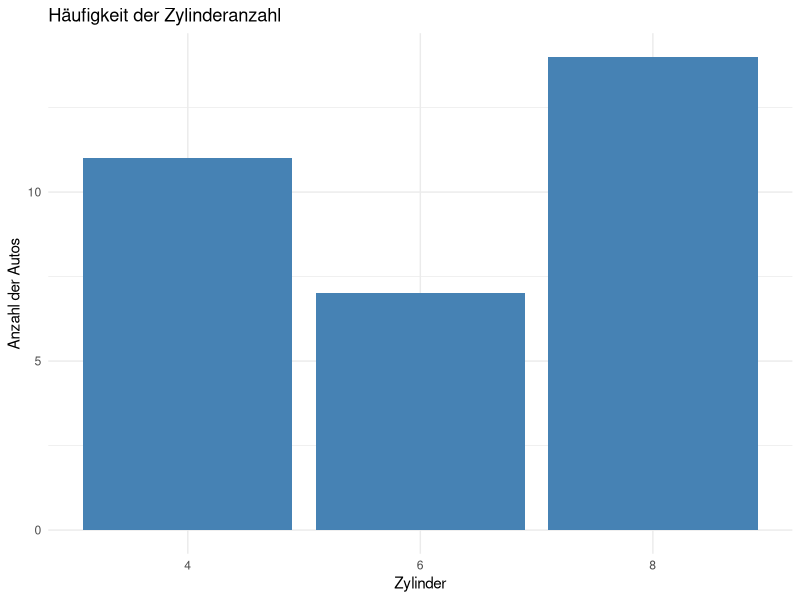
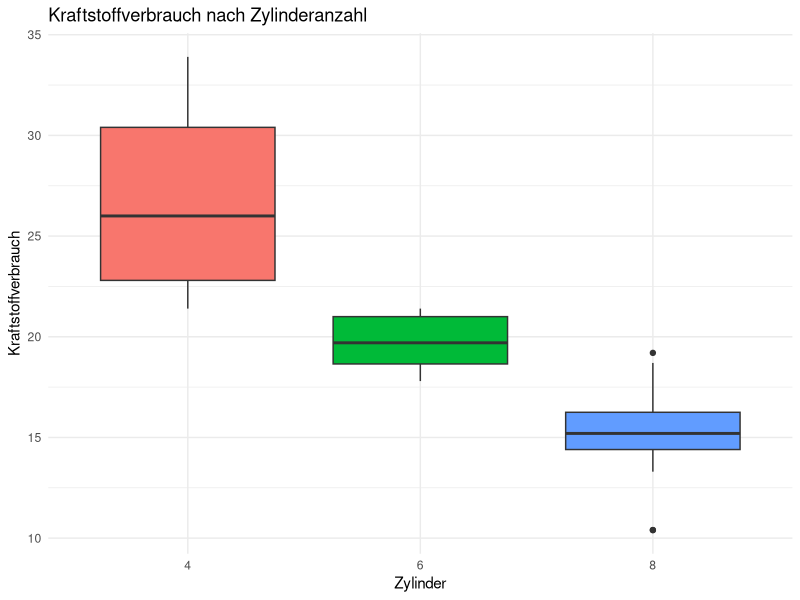
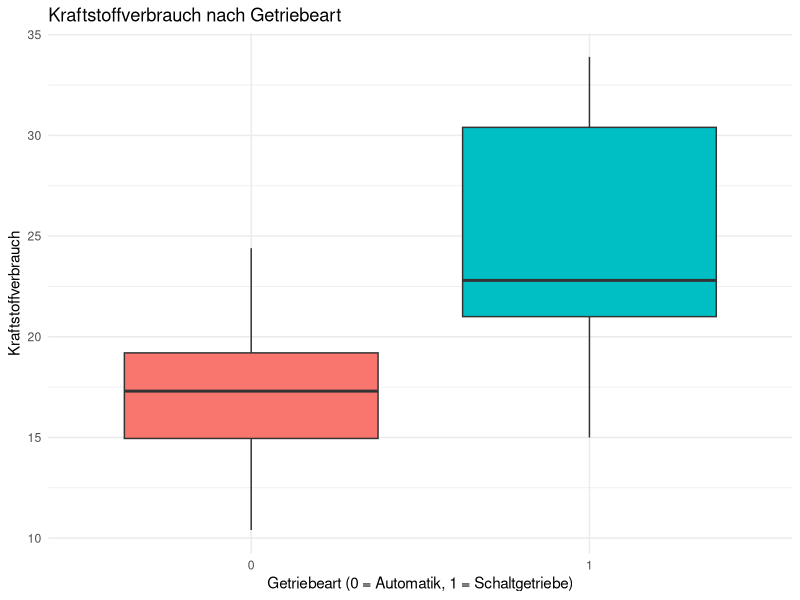
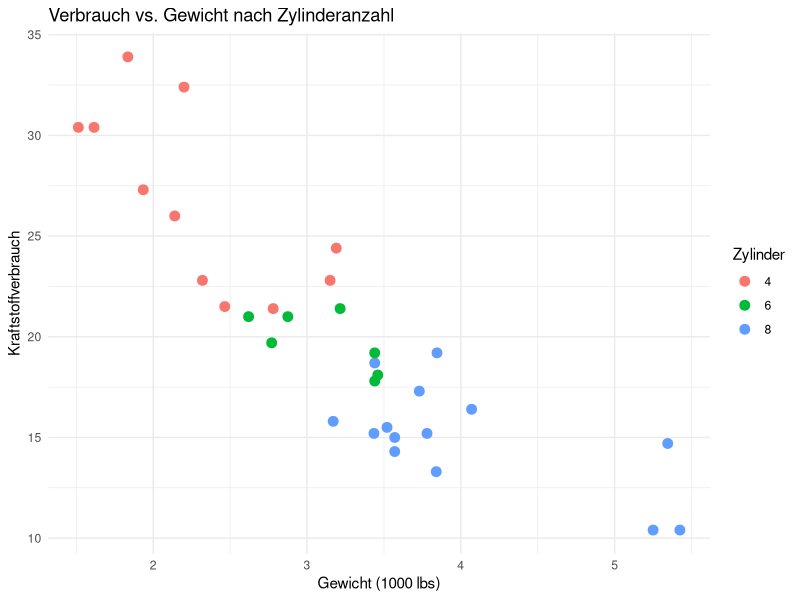
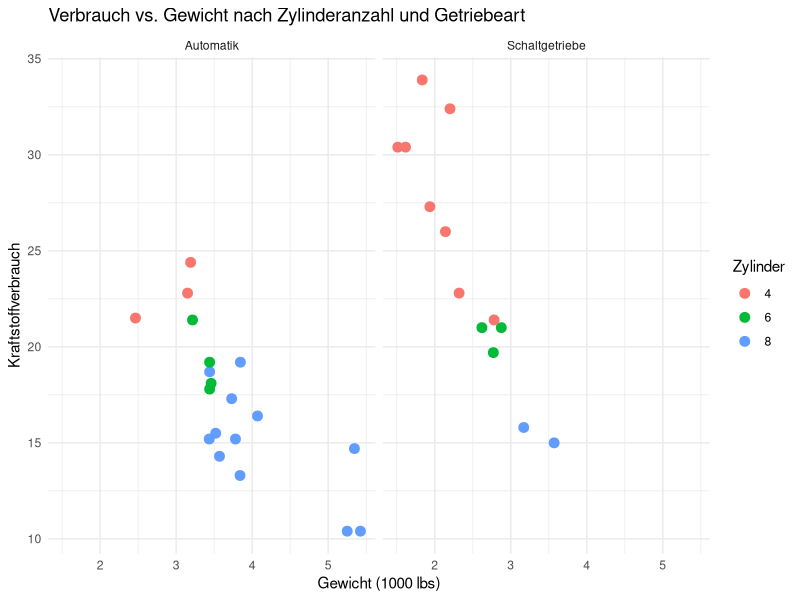
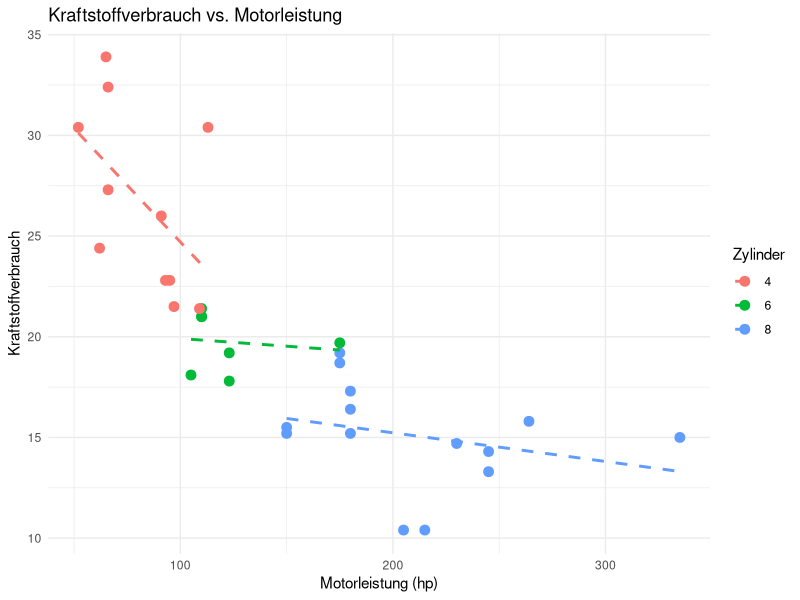
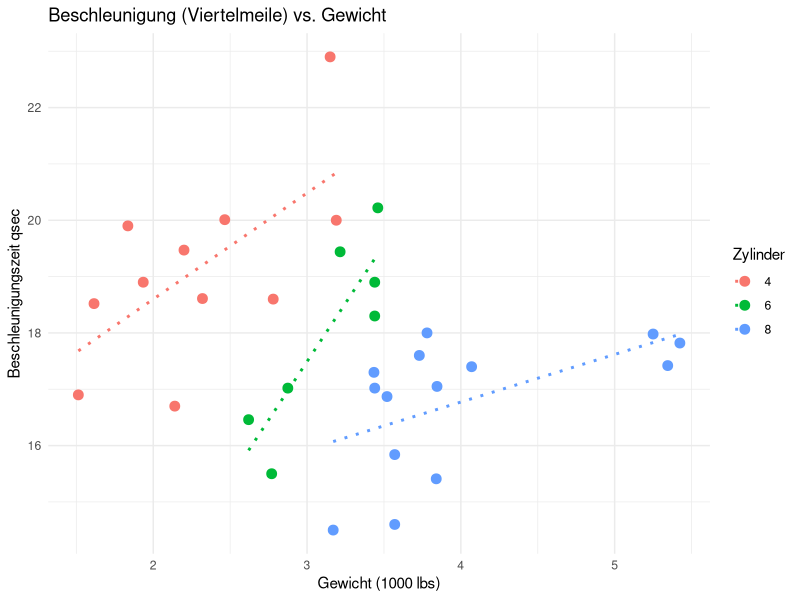
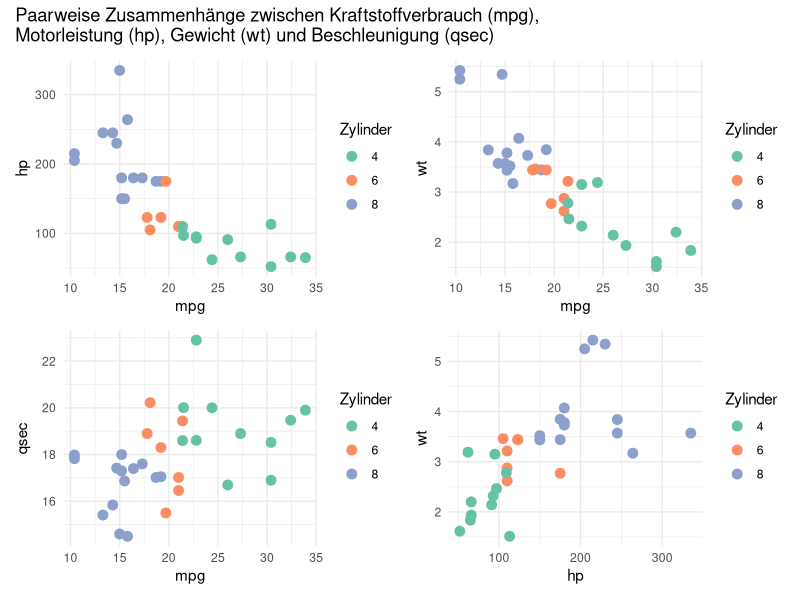

Write the R code that produced these figures, in order.
# Prüfe und installiere benötigte Pakete automatisch
packages <- c("tidyverse", "GGally")

installed <- packages %in% rownames(installed.packages())
if (any(!installed)) {
  install.packages(packages[!installed])
}

# Lade Pakete
library(tidyverse)
library(GGally)

# Zeige die ersten Zeilen
head(mtcars)

# Struktur und Variablen prüfen
str(mtcars)

# Häufigkeitstabelle der Zylinderanzahl (Base R)
zylinder_tabelle <- table(mtcars$cyl)
print(zylinder_tabelle)

# Relative Häufigkeit in Prozent
prop.table(zylinder_tabelle) * 100

# Alternative mit dplyr
mtcars %>% count(cyl) %>% mutate(anteil = n / sum(n) * 100)

# Mittelwert und Median berechnen (mpg)
mean(mtcars$mpg)
median(mtcars$mpg)

# Modus berechnen (häufigster Wert)
modus_tabelle <- table(mtcars$mpg)
names(modus_tabelle)[which.max(modus_tabelle)]

# Varianz
var(mtcars$mpg)

# Standardabweichung
sd(mtcars$mpg)  

# Spannweite (min, max)
range(mtcars$mpg)    

# Spannweite als Differenz
diff(range(mtcars$mpg)) 

# Quantile und Interquartilsabstand
quantile(mtcars$mpg)
IQR(mtcars$mpg)

# Beziehung zwischen Zylinderanzahl und Getriebeart

# Kreuztabelle von Zylindern und Getriebetyp
kreuztabelle <- table(mtcars$cyl, mtcars$am)
print(kreuztabelle)

# Alternative mit dplyr
mtcars %>% count(cyl, am)

# Balkendiagramm: Häufigkeit der Zylinderanzahl
ggplot(mtcars, aes(x = factor(cyl))) +
  geom_bar(fill = "steelblue") +
  labs(
    title = "Häufigkeit der Zylinderanzahl",
    x = "Zylinder",
    y = "Anzahl der Autos"
  ) +
  theme_minimal()

# Boxplot: Kraftstoffverbrauch (mpg) nach Zylinderanzahl
ggplot(mtcars, aes(x = factor(cyl), y = mpg, fill = factor(cyl))) +
  geom_boxplot() +
  labs(
    title = "Kraftstoffverbrauch nach Zylinderanzahl",
    x = "Zylinder",
    y = "Kraftstoffverbrauch"
  ) +
  theme_minimal() +
  theme(legend.position = "none")

# Boxplot: Kraftstoffverbrauch nach Getriebeart
ggplot(mtcars, aes(x = factor(am), y = mpg, fill = factor(am))) +
  geom_boxplot() +
  labs(
    title = "Kraftstoffverbrauch nach Getriebeart",
    x = "Getriebeart (0 = Automatik, 1 = Schaltgetriebe)",
    y = "Kraftstoffverbrauch"
  ) +
  theme_minimal() +
  theme(legend.position = "none")

# Scatterplot: mpg vs. Gewicht (wt), farblich nach Zylinder
ggplot(mtcars, aes(x = wt, y = mpg, color = factor(cyl))) +
  geom_point(size = 3) +
  labs(
    title = "Verbrauch vs. Gewicht nach Zylinderanzahl",
    x = "Gewicht (1000 lbs)",
    y = "Kraftstoffverbrauch",
    color = "Zylinder"
  ) + 
  theme_minimal()

# Scatterplot mit Facetten nach Getriebeart (am)
ggplot(mtcars, aes(x = wt, y = mpg, color = factor(cyl))) +
  geom_point(size = 3) +
  facet_wrap(~ am, labeller = as_labeller(c(`0` = "Automatik", `1` = "Schaltgetriebe"))) +
  labs(
    title = "Verbrauch vs. Gewicht nach Zylinderanzahl und Getriebeart",
    x = "Gewicht (1000 lbs)",
    y = "Kraftstoffverbrauch",
    color = "Zylinder"
  ) +
  theme_minimal()

# Scatterplot: Motorleistung (hp) vs. Verbrauch (mpg)
ggplot(mtcars, aes(x = hp, y = mpg, color = factor(cyl))) +
  geom_point(size = 3) +
  geom_smooth(method = "lm", se = FALSE, linetype = "dashed") +
  labs(
    title = "Kraftstoffverbrauch vs. Motorleistung",
    x = "Motorleistung (hp)", 
    y = "Kraftstoffverbrauch",
    color = "Zylinder"
  ) +
  theme_minimal()

# Gewicht vs. Beschleunigung (Viertelmeile, qsec)
ggplot(mtcars, aes(x = wt, y = qsec, color = factor(cyl))) +
  geom_point(size = 3) +
  geom_smooth(method = "lm", se = FALSE, linetype = "dotted") +
  labs(
    title = "Beschleunigung (Viertelmeile) vs. Gewicht",
    x = "Gewicht (1000 lbs)",
    y = "Beschleunigungszeit qsec",
    color = "Zylinder"
  ) +
  theme_minimal()

library(ggplot2)
library(dplyr)
library(patchwork)

# mtcars vorbereiten
mtcars2 <- mtcars %>% 
  mutate(cyl = factor(cyl))

# Farben für Zylinder
zylinder_colors <- c("4" = "#66c2a5", "6" = "#fc8d62", "8" = "#8da0cb")

# Einzelplots erstellen
p1 <- ggplot(mtcars2, aes(x=mpg, y=hp, color=cyl)) +
  geom_point(size=3) +
  scale_color_manual(values=zylinder_colors, name="Zylinder") +
  theme_minimal() +
  labs(x="mpg", y="hp")

p2 <- ggplot(mtcars2, aes(x=mpg, y=wt, color=cyl)) +
  geom_point(size=3) +
  scale_color_manual(values=zylinder_colors, name="Zylinder") +
  theme_minimal() +
  labs(x="mpg", y="wt")

p3 <- ggplot(mtcars2, aes(x=mpg, y=qsec, color=cyl)) +
  geom_point(size=3) +
  scale_color_manual(values=zylinder_colors, name="Zylinder") +
  theme_minimal() +
  labs(x="mpg", y="qsec")

p4 <- ggplot(mtcars2, aes(x=hp, y=wt, color=cyl)) +
  geom_point(size=3) +
  scale_color_manual(values=zylinder_colors, name="Zylinder") +
  theme_minimal() +
  labs(x="hp", y="wt")

# Matrix zusammenfügen (2x2)
(p1 | p2) / (p3 | p4) +
  plot_annotation(
    title = "Paarweise Zusammenhänge zwischen Kraftstoffverbrauch (mpg),\nMotorleistung (hp), Gewicht (wt) und Beschleunigung (qsec)"
  )

library(dplyr)
library(ggplot2)
library(reshape2)

# mtcars vorbereiten
mtcars2 <- mtcars %>% 
  mutate(
    cyl = factor(cyl),
    am = factor(am, labels = c("Automatik", "Manuell"))
  )

# Wichtige Variablen auswählen
vars <- c("mpg", "hp", "wt", "qsec")

# Korrelationsmatrix
cor_mat <- cor(mtcars2[, vars])

# In long format für ggplot umwandeln
cor_long <- melt(cor_mat)

# Heatmap erstellen
ggplot(cor_long, aes(Var1, Var2, fill = value)) +
  geom_tile(color = "white") +
  scale_fill_gradient2(low = "blue", mid = "white", high = "red", midpoint = 0,
                       limits = c(-1,1), name = "Korrelation") +
  geom_text(aes(label = round(value, 2)), color = "black", size = 4) +
  theme_minimal() +
  labs(
    title = "Korrelationen im mtcars-Datensatz",
    subtitle = "Kraftstoffverbrauch (mpg), Motorleistung (hp), Gewicht (wt), Beschleunigung (qsec)",
    x = NULL,
    y = NULL
  ) +
  theme(axis.text.x = element_text(angle = 45, hjust = 1))

